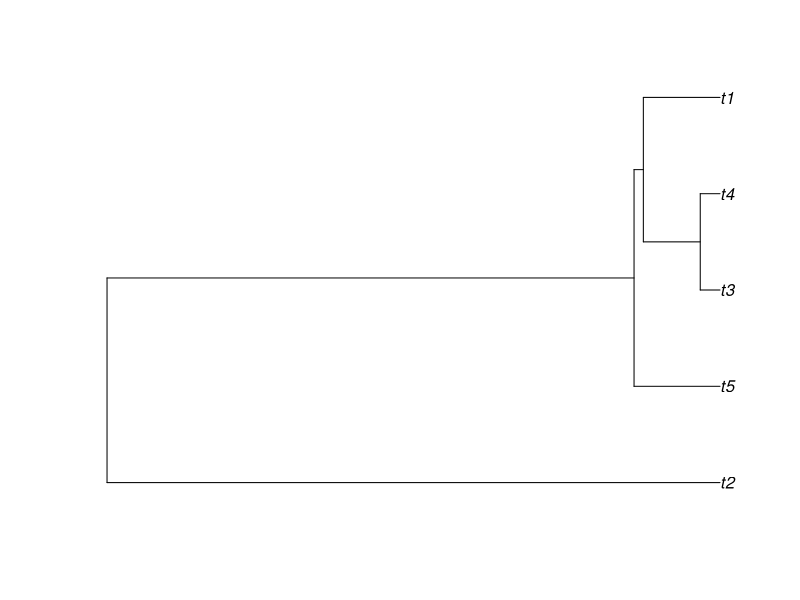
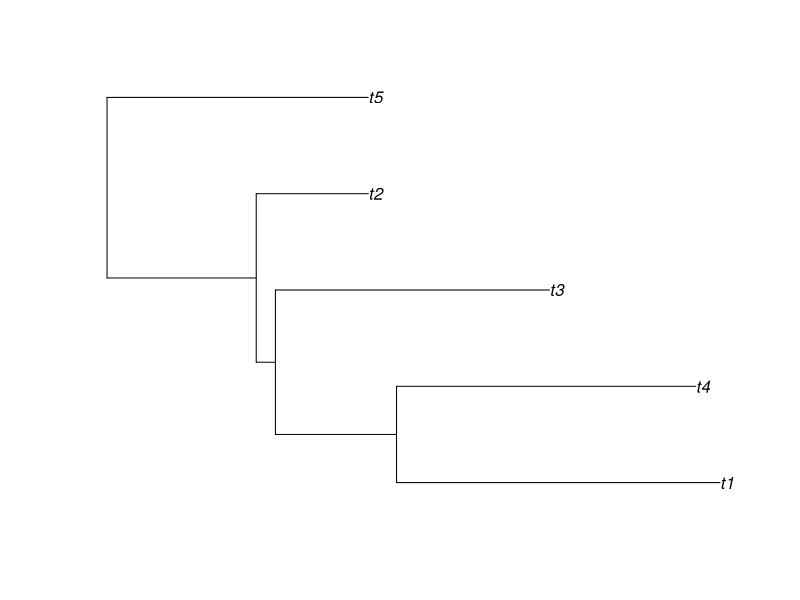

These figures' R source, in order:
library(ape)


tree1 <- rcoal(5)
str(tree1)
class(tree1)
tree1$edge
plot(tree1)

tree2 <- rtree(5)
str(tree2)
class(tree2)
plot(tree2)

rcoal <- function(n, tip.label = NULL, br = "coalescent", ...)
{
    n <- as.integer(n)
    nbr <- 2*n - 2
    edge <- matrix(NA, nbr, 2)
    ## coalescence times by default:
    x <- if (is.character(br)) 2*rexp(n - 1)/(as.double(n:2) * as.double((n - 1):1))
    else if (is.numeric(br)) rep(br, length.out = n - 1) else br(n - 1, ...)
    if (n == 2) {
        edge[] <- c(3L, 3L, 1:2)
        edge.length <- rep(x, 2)
    } else if (n == 3) {
        edge[] <- c(4L, 5L, 5L, 4L, 5L, 1:3)
        edge.length <- c(x[c(2, 1, 1)], sum(x))
    } else {
        edge.length <- numeric(nbr)
        h <- numeric(2*n - 1)
        node.height <- cumsum(x)
        pool <- 1:n
        nextnode <- 2L*n - 1L
        for (i in 1:(n - 1)) {
            y <- sample(pool, size = 2)
            ind <- (i - 1)*2 + 1:2
            edge[ind, 2] <- y
            edge[ind, 1] <- nextnode
            edge.length[ind] <- node.height[i] - h[y]
            h[nextnode] <- node.height[i]
            pool <- c(pool[! pool %in% y], nextnode)
            nextnode <- nextnode - 1L
        }
    }
    phy <- list(edge = edge, edge.length = edge.length)
    phy$tip.label <- sample(tip.label)
    phy$Nnode <- n - 1L
    phy <- reorder(phy)
    ## to avoid crossings when converting with as.hclust:
    phy$edge[phy$edge[, 2] <= n, 2] <- 1:n
    phy
}